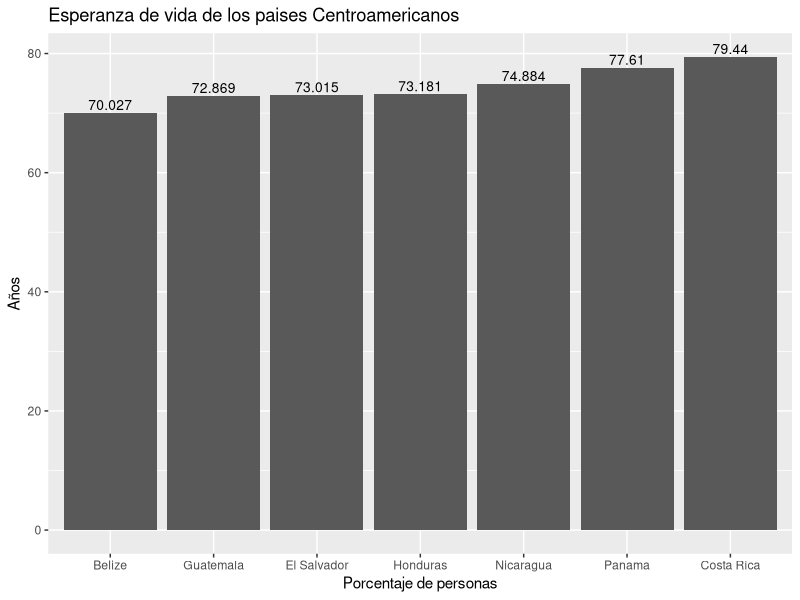
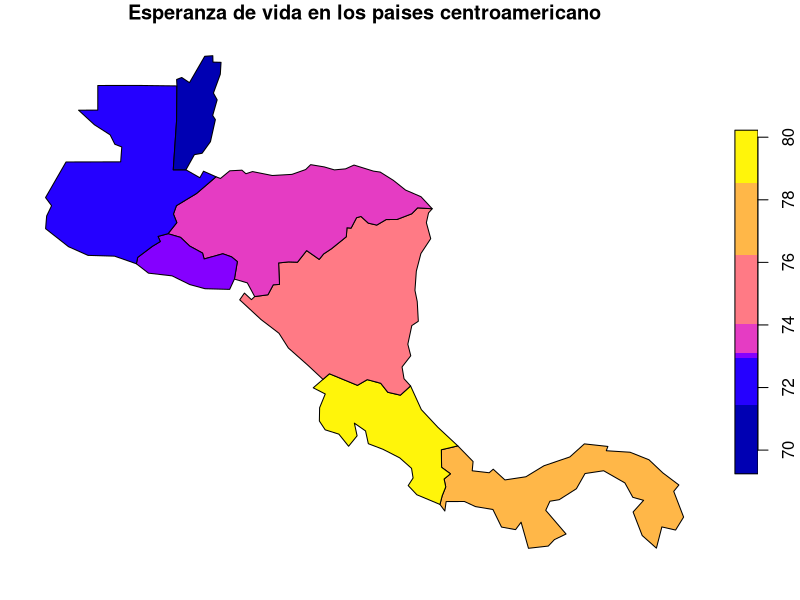
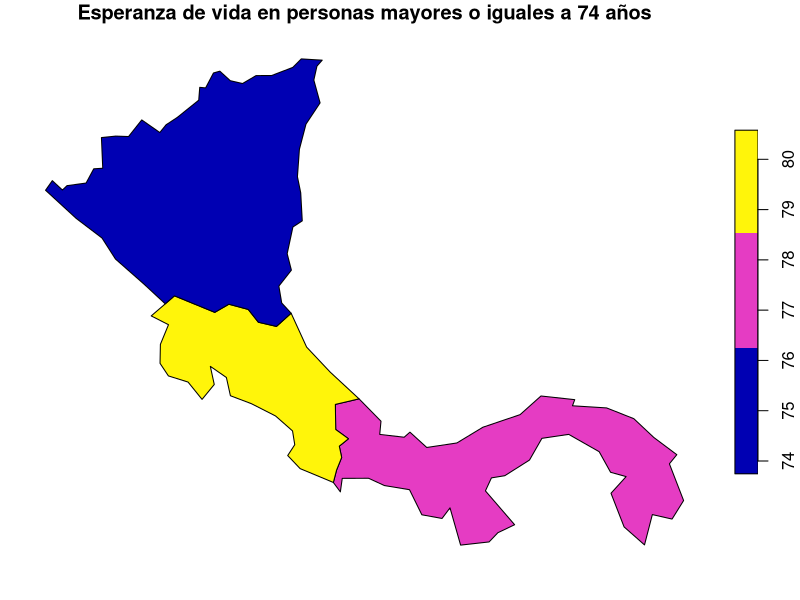

The R script that drew these images, in order:
## ---- chunk 1
knitr::opts_chunk$set(echo = TRUE)
## ---- chunk 2
# Paquete para generación de documentos (ej. HTML)
library(knitr)

# Paquete para formateo de tablas
library(kableExtra)

# Paquete de graficación
library(ggplot2)

# Paquete de manejo de datos geoespaciales vectoriales
library(sf)

# Paquete con conjuntos de datos geoespaciales
library(spData)
## ---- chunk 3

names(world)

summary(world)

str(world)

## ---- chunk 4

kable(world[1:10, 1:5, drop = TRUE],caption="Datos demográficos de los países del mundo")

## ---- chunk 5

kable(world[1:10, c("name_long","continent","pop","lifeExp","gdpPercap"), drop = TRUE],col.names=c("País","Continente","Población","Esperanza de vida","Renta per cápita"),caption="Datos demográficos de los países del mundo")

## ---- chunk 6

world.orden <- order(world$name_long)

world.ordenadoxpais <- world[world.orden,]

kable(world.ordenadoxpais[, c("name_long","continent","pop","lifeExp","gdpPercap"), drop = TRUE],col.names=c("País","Continente","Población","Esperanza de vida","Renta per cápita"),caption="Datos demográficos de los países del mundo") %>% kable_styling() %>% scroll_box(width = "800px",height = "500px",fixed_thead = TRUE)

## ---- chunk 7

centro_america = world[world$name_long == "Belize" | world$name_long == "Guatemala" | world$name_long == "Honduras" | world$name_long == "El Salvador" | world$name_long == "Nicaragua" | world$name_long == "Costa Rica" | world$name_long == "Panama", ]

kable(centro_america[, c("name_long","continent","pop","lifeExp","gdpPercap"), drop = TRUE],col.names=c("País","Continente","Población","Esperanza de vida","Renta per cápita"),caption="Datos demográficos de los países de Centroamérica") %>%kable_styling()

## ---- chunk 8

ggplot(centro_america, aes(x=reorder(name_long,lifeExp), y=lifeExp)) + ggtitle("Esperanza de vida de los paises Centroamericanos") + xlab("Porcentaje de personas") + ylab("Años") + geom_col() + geom_text(aes(label=lifeExp), vjust=-0.3, size=3.5)

## ---- chunk 9
plot(centro_america["lifeExp"],main="Esperanza de vida en los paises centroamericano")
## ---- chunk 10

mayor_o_igual_74_anos = world[ world$name_long == "Nicaragua" | world$name_long == "Costa Rica" | world$name_long == "Panama", ]


kable(mayor_o_igual_74_anos[, c("name_long","lifeExp"), drop = TRUE],col.names=c("País","Esperanza de vida"),caption="Datos demográficos de los países de Centroamérica") %>%kable_styling()

plot(mayor_o_igual_74_anos["lifeExp"],main="Esperanza de vida en personas mayores o iguales a 74 años")
